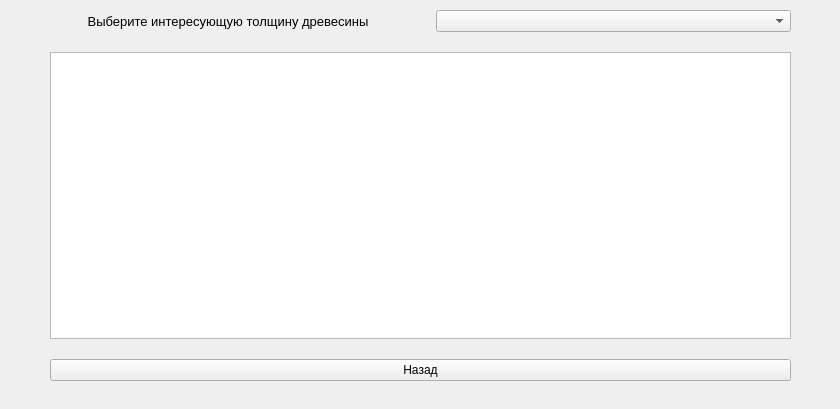
<?xml version="1.0" encoding="UTF-8"?>
<ui version="4.0">
 <class>Form</class>
 <widget class="QWidget" name="Form">
  <property name="geometry">
   <rect>
    <x>0</x>
    <y>0</y>
    <width>840</width>
    <height>409</height>
   </rect>
  </property>
  <property name="minimumSize">
   <size>
    <width>840</width>
    <height>409</height>
   </size>
  </property>
  <property name="maximumSize">
   <size>
    <width>2520</width>
    <height>1227</height>
   </size>
  </property>
  <property name="windowTitle">
   <string>Агаш Пазл - Справочник толщины</string>
  </property>
  <widget class="QWidget" name="verticalLayoutWidget">
   <property name="geometry">
    <rect>
     <x>0</x>
     <y>0</y>
     <width>841</width>
     <height>411</height>
    </rect>
   </property>
   <layout class="QVBoxLayout" name="verticalLayout" stretch="0,0,0">
    <property name="spacing">
     <number>20</number>
    </property>
    <property name="sizeConstraint">
     <enum>QLayout::SetDefaultConstraint</enum>
    </property>
    <property name="leftMargin">
     <number>50</number>
    </property>
    <property name="topMargin">
     <number>10</number>
    </property>
    <property name="rightMargin">
     <number>50</number>
    </property>
    <property name="bottomMargin">
     <number>30</number>
    </property>
    <item>
     <layout class="QHBoxLayout" name="horizontalLayout">
      <property name="spacing">
       <number>30</number>
      </property>
      <item>
       <widget class="QLabel" name="titleLabel">
        <property name="font">
         <font>
          <pointsize>10</pointsize>
         </font>
        </property>
        <property name="layoutDirection">
         <enum>Qt::LeftToRight</enum>
        </property>
        <property name="autoFillBackground">
         <bool>false</bool>
        </property>
        <property name="text">
         <string>Выберите интересующую толщину древесины</string>
        </property>
        <property name="alignment">
         <set>Qt::AlignCenter</set>
        </property>
       </widget>
      </item>
      <item>
       <widget class="QComboBox" name="comboThickness"/>
      </item>
     </layout>
    </item>
    <item>
     <widget class="QTextEdit" name="textThicknessInfo">
      <property name="readOnly">
       <bool>true</bool>
      </property>
     </widget>
    </item>
    <item>
     <widget class="QPushButton" name="btnBack">
      <property name="text">
       <string>Назад</string>
      </property>
     </widget>
    </item>
   </layout>
  </widget>
 </widget>
 <resources/>
 <connections/>
</ui>
